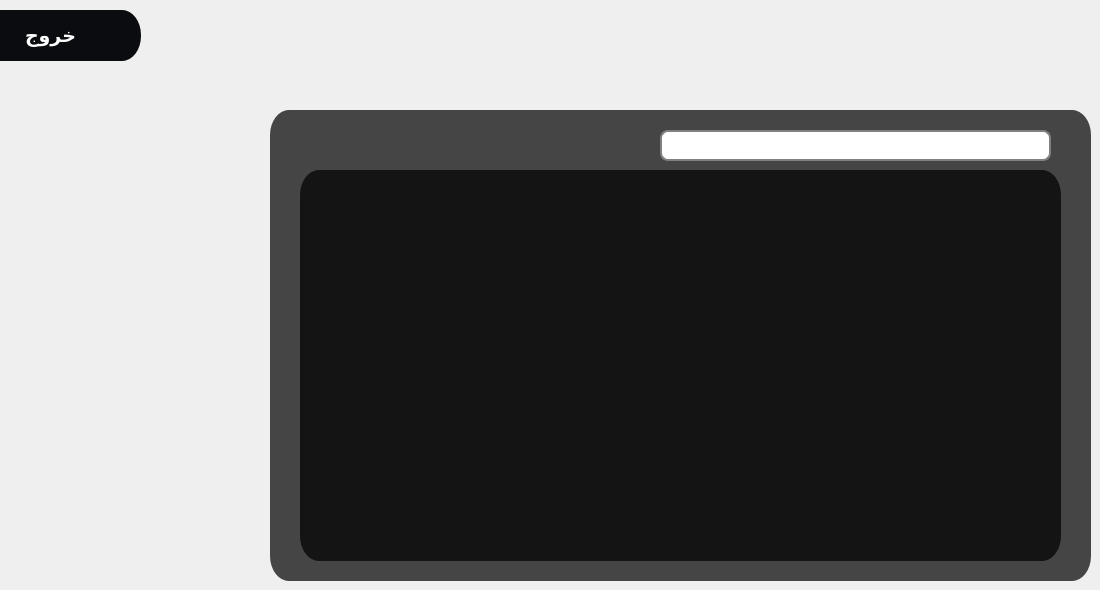
    <widget class="QWidget" name="tab_14">
     <attribute name="title">
      <string>Page</string>
     </attribute>
     <widget class="QFrame" name="frame_menu_32">
      <property name="enabled">
       <bool>true</bool>
      </property>
      <property name="geometry">
       <rect>
        <x>270</x>
        <y>110</y>
        <width>821</width>
        <height>471</height>
       </rect>
      </property>
      <property name="whatsThis">
       <string>&lt;html&gt;&lt;head/&gt;&lt;body&gt;&lt;p&gt;&lt;img src=&quot;:/pt/pos.png&quot;/&gt;&lt;/p&gt;&lt;/body&gt;&lt;/html&gt;</string>
      </property>
      <property name="styleSheet">
       <string notr="true">
QFrame{
	border-radius: 19px solid;
	background-color: qlineargradient(spread:pad, x1:1, y1:1, x2:1, y2:1, stop:1 rgba(0, 0, 0, 181));
}
QFrame:hover{
	border-left:3px solid rgb(255, 242, 0);
	border-bottom:3px solid rgb(255, 242, 0);
    border-top:3px solid rgb(255, 190, 0);
	border-right:3px solid rgb(255, 190, 0);
	

}</string>
      </property>
      <property name="frameShape">
       <enum>QFrame::StyledPanel</enum>
      </property>
      <property name="frameShadow">
       <enum>QFrame::Raised</enum>
      </property>
      <widget class="QTableView" name="tableView_10">
       <property name="geometry">
        <rect>
         <x>30</x>
         <y>60</y>
         <width>761</width>
         <height>391</height>
        </rect>
       </property>
       <property name="styleSheet">
        <string notr="true">color: rgb(255, 255, 255);
</string>
       </property>
      </widget>
     </widget>
     <widget class="QPushButton" name="btn_exit_to_app_17">
      <property name="enabled">
       <bool>true</bool>
      </property>
      <property name="geometry">
       <rect>
        <x>-40</x>
        <y>10</y>
        <width>181</width>
        <height>51</height>
       </rect>
      </property>
      <property name="font">
       <font>
        <family>Hack</family>
        <pointsize>14</pointsize>
        <weight>75</weight>
        <bold>true</bold>
       </font>
      </property>
      <property name="cursor">
       <cursorShape>PointingHandCursor</cursorShape>
      </property>
      <property name="contextMenuPolicy">
       <enum>Qt::DefaultContextMenu</enum>
      </property>
      <property name="layoutDirection">
       <enum>Qt::LeftToRight</enum>
      </property>
      <property name="styleSheet">
       <string notr="true">QPushButton{
	border-radius: 19px solid;
	border-bottom:0px solid rgb(171, 16, 20);
    border-top:0px solid rgb(171, 16, 20);
	
	background-color: rgb(11, 12, 15);
	color: rgb(255, 255, 255);


  

}

QPushButton:hover{
	border: 70px solid qlineargradient(spread:pad, x1:1, y1:1, x2:1, y2:1, stop:1 rgba(0, 0, 0, 0));
   border-radius: 20px solid;
	border-right:18px;
	border-bottom:1px solid  rgb(237, 28, 45);
    border-top:1px solid rgb(237, 28, 46) ;
   background-color:rgb(237, 28, 47);

	


}
QPushButton:pressed{
	color:rgb(255, 205, 0);
   border-radius: 20px solid;
	border-right:18px;
	border-bottom:1px solid  rgb(237, 28, 45);
    border-top:1px solid rgb(237, 28, 46) ;
   background-color:rgb(189, 22, 37);
}</string>
      </property>
      <property name="text">
       <string>خروج</string>
      </property>
      <property name="icon">
       <iconset resource="../../Desktop/pt.qrc">
        <normaloff>:/pt/logout.png</normaloff>:/pt/logout.png</iconset>
      </property>
      <property name="iconSize">
       <size>
        <width>40</width>
        <height>50</height>
       </size>
      </property>
     </widget>
     <widget class="QLineEdit" name="lineEdit_25">
      <property name="geometry">
       <rect>
        <x>660</x>
        <y>130</y>
        <width>391</width>
        <height>31</height>
       </rect>
      </property>
      <property name="styleSheet">
       <string notr="true">QLineEdit {
padding: 1px;
border-style: solid;
border: 2px solid gray;
border-radius: 8px;
color: rgb(255, 255, 255);

}</string>
      </property>
      <property name="placeholderText">
       <string> بحث عن اسم أو كود</string>
      </property>
     </widget>
    </widget>
